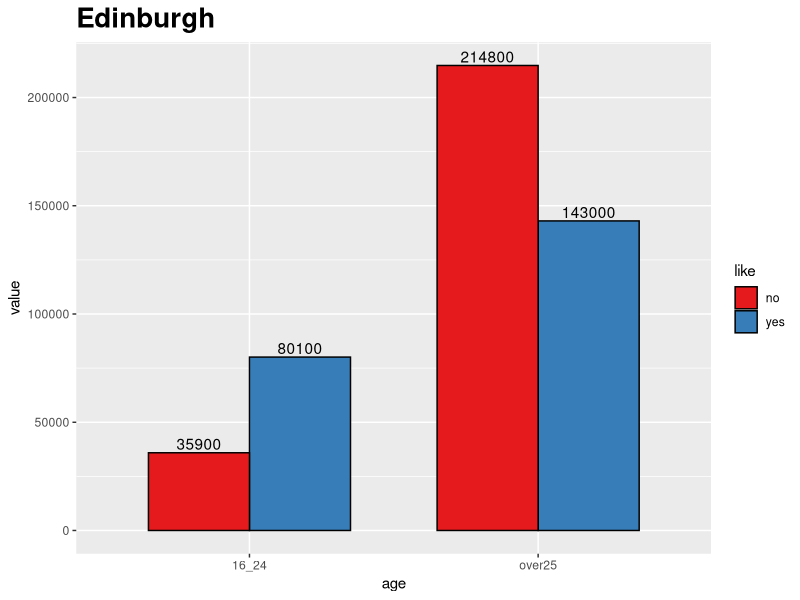
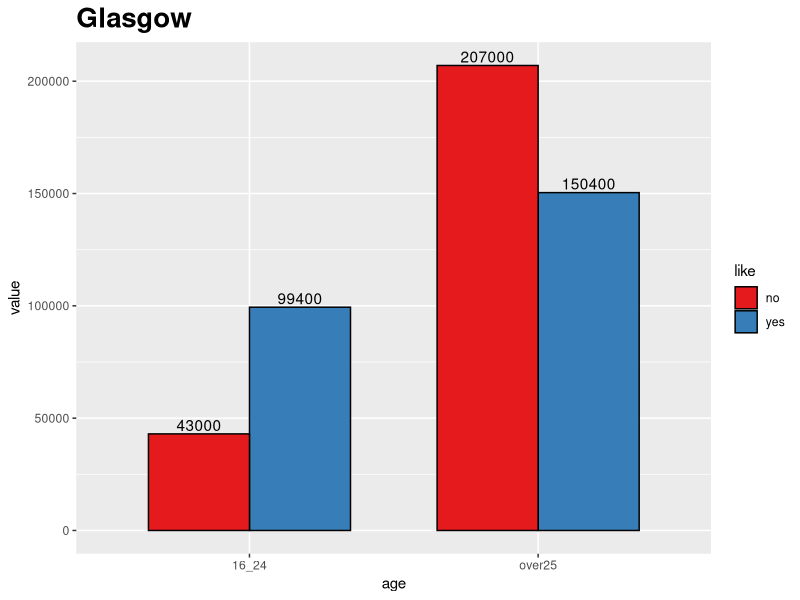
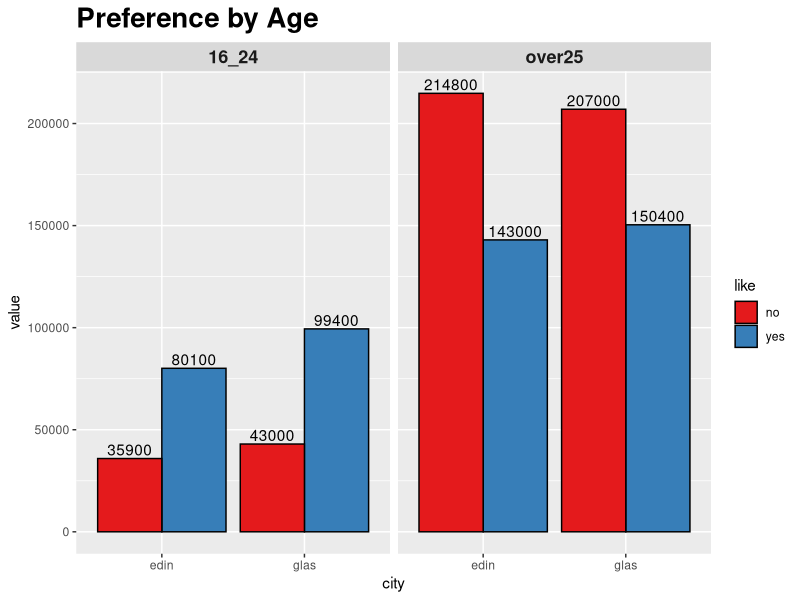
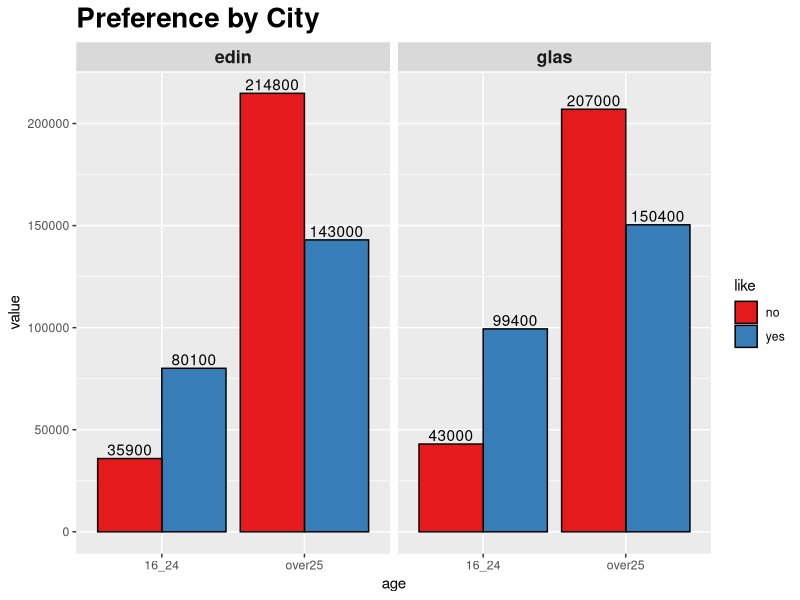

R code for these plots, in order:
## ---- chunk 1
messy<- read.table(header=T, text="
like edin16_24  edinover25  glas16_24  glasover25
yes  80100 143000 99400 150400
no   35900 214800 43000 207000
                 ")
messy
## ---- chunk 2
library(tidyr)
library(dplyr)

tidy<-messy %>%
        gather(key, value, edin16_24:glasover25) %>%
        separate(key,c("city", "age"), 4) 

tidy

## ---- chunk 3
library(ggplot2)
library(dplyr)
edin <- filter(tidy, city=="edin")
glas <- filter(tidy, city=="glas")
lowage <- filter(tidy, age=="16_24")
highage <- filter(tidy, age=="over25")


ggplot(edin, aes(x=age, y=value, ymax = max(value), fill=like))+geom_bar(width=0.7,stat="identity", position="dodge",colour="black") + 
        ggtitle("Edinburgh")+theme(plot.title = element_text(face="bold", size=20))+
        geom_text(aes(label=value), position=position_dodge(width=0.7), vjust=-0.25)+ 
    scale_fill_brewer(palette="Set1")

ggplot(glas, aes(x=age, y=value, ymax = max(value), fill=like))+geom_bar(width=0.7,stat="identity", position="dodge",colour="black") + 
        ggtitle("Glasgow")+theme(plot.title = element_text(face="bold", size=20))+
        geom_text(aes(label=value), position=position_dodge(width=0.7), vjust=-0.25)+ 
    scale_fill_brewer(palette="Set1")
## ---- chunk 4
#preference by age
ggplot(tidy, aes(x=city, y=value, ymax = max(value), fill=like)) + geom_bar(stat="identity", position="dodge",colour="black") + facet_grid(~ age)+ theme(strip.text.x = element_text(size=13,face="bold"))+
        ggtitle("Preference by Age")+theme(plot.title = element_text(face="bold", size=20))+
        geom_text(aes(label=value), position=position_dodge(width=0.9), vjust=-0.25)+ 
    scale_fill_brewer(palette="Set1")
## ---- chunk 5

lowage <- filter(tidy, age=="16_24")
lowage_y <- filter(lowage, like=='yes')
prefer_y=sum(lowage_y$value)/sum(lowage$value)
prefer_y
## ---- chunk 6
no <-tidy %>%
       filter(like=="no") %>%
        summarise(nope=sum(value))
yes <- tidy %>%
       filter(like=="yes") %>%
        summarise(yep=sum(value))
twocity <- data.frame(no, yes)
twocity

## ---- chunk 7

## ---- chunk 8
#preference by city
ggplot(tidy, aes(x=age, y=value, ymax = max(value), fill=like)) + geom_bar(stat="identity", position="dodge",colour="black") + facet_grid(~ city)+ theme(strip.text.x = element_text(size=13,face="bold"))+ 
        ggtitle("Preference by City")+theme(plot.title = element_text(face="bold", size=20))+
        geom_text(aes(label=value), position=position_dodge(width=0.9), vjust=-0.25)+ 
    scale_fill_brewer(palette="Set1")


